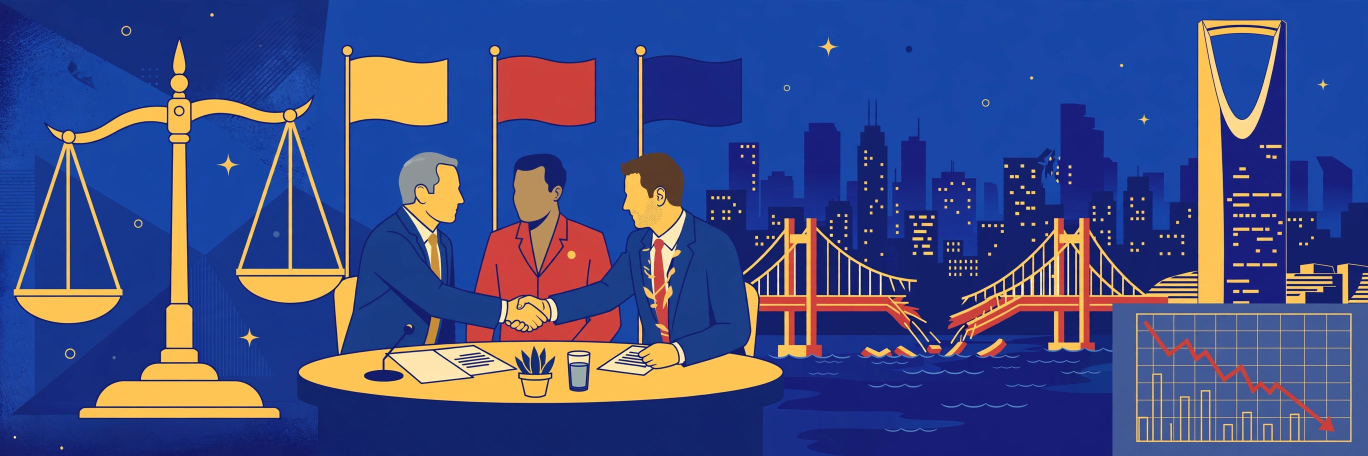
#> input picture news-image-20261120/hero.png, 2736 x 912 px (shown at 1/2 size)
$ python build_image.py
#> lines starting #> are read from the running program, lines starting #| are printed output that depends on the picture
#!/usr/bin/env python3
"""Build the 20 Nov 2026 world-news front page, 1024x1024, deterministic."""
import textwrap
from PIL import Image, ImageDraw, ImageFont

W, H = 1024, 1024
NAVY = (16, 32, 86)
GOLD = (212, 175, 55)
RED = (178, 34, 34)
INK = (20, 20, 20)
GREY = (90, 90, 90)
LIGHT = (240, 241, 245)

def font(name, size):
    return ImageFont.truetype(f"/usr/share/fonts/truetype/dejavu/{name}", size)

FB = lambda s: font("DejaVuSans-Bold.ttf", s)
FR = lambda s: font("DejaVuSans.ttf", s)

hero = Image.open("hero.png").convert("RGB")
#> hero is the input picture: PIL image 2736x912 RGB; mean R, G, B 65.3, 76.2, 131.6
# crop hero to 1024x360
hw, hh = hero.size
#> hw = 2736; hh = 912
target_ratio = 1024 / 360
crop_w = hw
#> crop_w = 2736
crop_h = int(hw / target_ratio)
#> crop_h = 961
top = max(0, (hh - crop_h) // 2)
#> top = 0
hero = hero.crop((0, top, hw, top + crop_h)).resize((1024, 360), Image.LANCZOS)
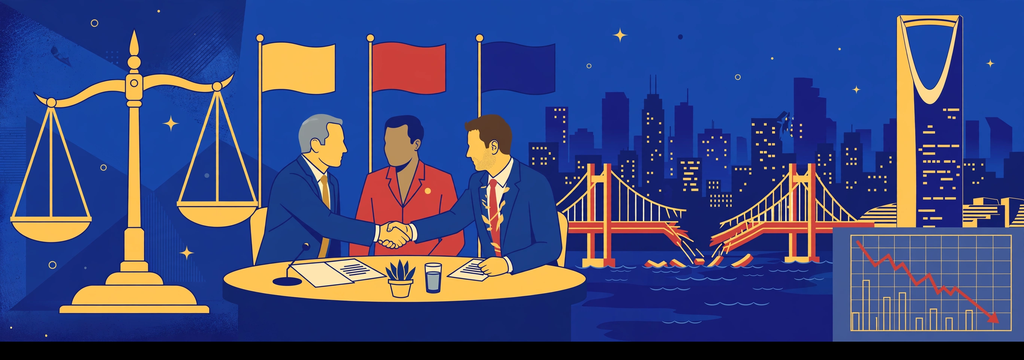
#> hero: PIL image 1024x360 RGB; mean R, G, B 61.8, 72.3, 125

img = Image.new("RGB", (W, H), "white")
#> img: PIL image 1024x1024 RGB; every value is 255
d = ImageDraw.Draw(img)

# masthead
d.rectangle([0, 0, W, 86], fill=NAVY)
d.text((24, 12), "THE WORLD", font=FB(44), fill="white")
d.text((24, 58), "ONE DAY  •  ONE PICTURE", font=FB(15), fill=GOLD)
d.text((1024 - 24, 14), "FRIDAY", font=FB(28), fill="white", anchor="ra")
d.text((1024 - 24, 48), "20 NOVEMBER 2026", font=FB(20), fill=GOLD, anchor="ra")

img.paste(hero, (0, 86))
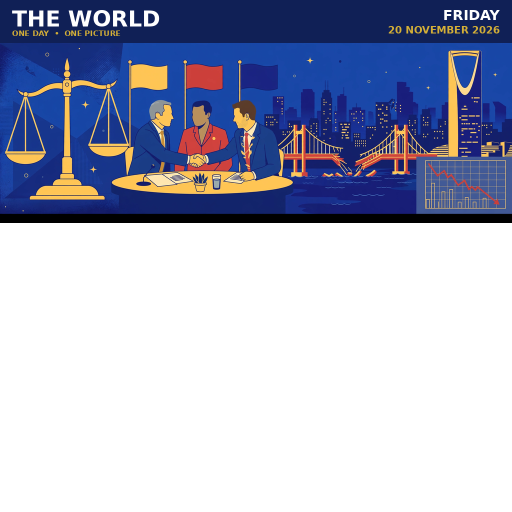
#> img: PIL image 1024x1024 RGB (shown at 1/2 size); mean R, G, B 168.7, 173.6, 195.9

# lead story
y = 446
d.rectangle([0, y, W, y + 118], fill=(255, 248, 220))
d.rectangle([0, y, 8, y + 118], fill=RED)
d.text((24, y + 10), "WORLD COURT  —  THE HAGUE", font=FB(16), fill=RED)
d.text((24, y + 32), "Myanmar committed genocide", font=FB(30), fill=INK)
d.text((24, y + 68), "against the Rohingya", font=FB(30), fill=INK)
d.text((640, y + 18), "The International Court of", font=FR(17), fill=INK)
d.text((640, y + 40), "Justice rules in a first", font=FR(17), fill=INK)
d.text((640, y + 62), "against a state.", font=FR(17), fill=INK)
d.text((640, y + 84), "A historic verdict.", font=FR(17), fill=INK)

stories = [
    ("SHENZHEN SUMMIT", RED, "Trump, Xi and Putin meet",
     "First three-way summit ends with a joint peace declaration."),
    ("KYIV UNDER FIRE", NAVY, "Russia strikes Kyiv bridges",
     "Overnight attack kills 8 and damages embassies and a cathedral."),
    ("RIYADH HIT", RED, "Houthi missile hits Riyadh tower",
     "Blast damages Saudi Arabia's PIF tower, its tallest skyscraper."),
    ("MARKETS", NAVY, "Stocks fall for a fifth day",
     "Nikkei down 4.8%; Anthropic jumps 17% on its Nasdaq debut."),
    ("KENYA", (0, 120, 60), "Kenya's last Ebola patient goes home",
     "Outbreak ends 37 days after the first case was found."),
    ("ALSO TODAY", GREY, "Poland: Russia violates airspace",
     "Estonia closes its border with Russia for six months."),
]

y0 = 572
cell_w, cell_h = 496, 136
for i, (tag, colour, head, sub) in enumerate(stories):
    col = i % 2
    row = i // 2
    x = 12 + col * 504
    y = y0 + row * 144
    d.rectangle([x, y, x + cell_w, y + cell_h], fill=LIGHT, outline=(200, 200, 200))
    d.rectangle([x, y, x + cell_w, y + 30], fill=colour)
    d.text((x + 12, y + 6), tag, font=FB(15), fill="white")
    # headline wrapped
    lines = textwrap.wrap(head, width=28)
    ly = y + 38
    for line in lines[:2]:
        d.text((x + 12, ly), line, font=FB(21), fill=INK)
        ly += 26
    # sub wrapped
    sub_lines = textwrap.wrap(sub, width=44)
    sy = y + 92
    for line in sub_lines[:2]:
        d.text((x + 12, sy), line, font=FR(15), fill=GREY)
        sy += 19

d.text((512, 1012), "FRIDAY 20 NOVEMBER 2026  •  THE DAY'S WORLD NEWS IN ONE IMAGE",
       font=FB(13), fill=GREY, anchor="mm")

img.save("entry.png", "PNG", optimize=True)
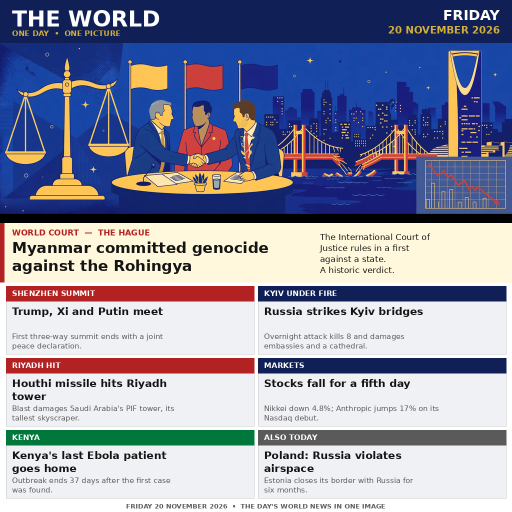
#> saved as entry.png: PIL image 1024x1024 RGB (shown at 1/2 size); mean R, G, B 142.7, 144.9, 166.1
print("saved entry.png", img.size)
#| saved entry.png (1024, 1024)
